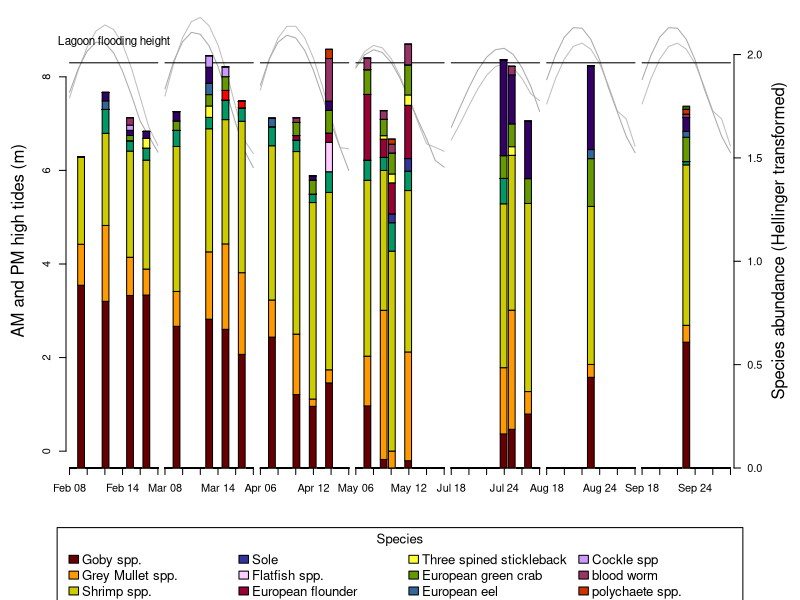

Reproduce this figure in R.
# SALINE LAGOONS PROJECT

# AIM: VISUALLY INSPECT THE TEMPORAL CHANGES IN COMMUNITY STRUCTURE

# FIGURE 1: TIME SERIES WITH HIGH TIDES AND SPECIES COMPOSITION AND ABUNDANCE

###

rm(list=ls())
graphics.off()
dir()

###

# LOAD PACKAGES

library(vegan)

###

# DATA IMPORT AND FORMATTING

SALINE <- read.csv("Saline_lagoon2.csv", header = TRUE, sep = ",", stringsAsFactors = TRUE)
SALINE <- na.omit(SALINE)
SALINE$Date <- as.Date(SALINE$Date, format = "%d/%m/%Y")

SPECAV <- aggregate(. ~ Date, data = SALINE, FUN = mean)

TIDES <- read.csv("Llanelli_tides.csv", header = TRUE, sep = ",", stringsAsFactors = TRUE)
TIDES <- na.omit(TIDES)
TIDES$Date <- as.Date(TIDES$Date, format = "%d/%m/%Y")

SIZELIST <- list(SPECAV, TIDES)
SAL.TID <- Reduce(function(x,y) merge(x,y, by = "Date", all = TRUE), SIZELIST)
SAL.TID[is.na(SAL.TID)] <- 0

T.ABUN <- decostand(SAL.TID[,11:26], method = "hellinger")
SAL.TID[, 11:26] <- T.ABUN


F1 <- as.Date("2024-02-08")
F2 <- as.Date("2024-02-18")
M1 <- as.Date("2024-03-08")
M2 <- as.Date("2024-03-18")
A1 <- as.Date("2024-04-06")
A2 <- as.Date("2024-04-16")
Ma1 <- as.Date("2024-05-06")
Ma2 <- as.Date("2024-05-16")
J1 <- as.Date("2024-07-18")
J2 <- as.Date("2024-07-28")
Au1 <- as.Date("2024-08-18")
Au2 <- as.Date("2024-08-28")
S1 <- as.Date("2024-09-18")
S2 <- as.Date("2024-09-28")

FEB <- subset(SAL.TID, Date >= F1 & Date <= F2)
MARCH <- subset(SAL.TID, Date >= M1 & Date <= M2)
APRIL <- subset(SAL.TID, Date >= A1 & Date <= A2)
MAY <- subset(SAL.TID, Date >= Ma1 & Date <= Ma2)
JULY <- subset(SAL.TID, Date >= J1 & Date <= J2)
AUG <- subset(SAL.TID, Date >= Au1 & Date <= Au2)
SEPT <- subset(SAL.TID, Date >= S1 & Date <= S2)


FEBMAT <- FEB[,11:26]
FEBMAT.T <-  t(FEBMAT)
MARCHMAT <- MARCH[,11:26]
MARCHMAT.T <-  t(MARCHMAT)
APRILMAT <- APRIL[,11:26]
APRILMAT.T <-  t(APRILMAT)
MAYMAT <- MAY[,11:26]
MAYMAT.T <-  t(MAYMAT)
JULYMAT <- JULY[,11:26]
JULYMAT.T <-  t(JULYMAT)
AUGMAT <- AUG[,11:26]
AUGMAT.T <-  t(AUGMAT)
SEPTMAT <- SEPT[,11:26]
SEPTMAT.T <-  t(SEPTMAT)


###

# LABLES AND COLOURS
spec.codes <- colnames(FEBMAT)

spec.names <- c("Goby spp.", "Grey Mullet spp.", "Shrimp spp.", "Amphipod spp.", 
                "Sole", "Flatfish spp.", "European flounder", "Cranefly larvae", 
                "Three spined stickleback", "European green crab", "European eel", "European mud scud", 
                "Cockle spp", "blood worm", "polychaete spp.", "Herring")

specco <- c("#660000","#FF9900","#CCCC00","#009966","#333399","#FFCCFF","#990033","#FF0000","#FFFF33",
            "#669900","#336699","#330066","#CC99FF","#993366","#CC3300","#336600")

###

# TWO SEPERATE GRAPHS CLOSE TOGETHER

par(mfrow = c(1,7), oma = c(8,5,0,5), mar = c(2,0,1,0))

plot(FEB$Date, FEB$AM_HighTide, type = "l", col = "grey", ylim = c(0, 9), ylab = " ",
    xlab = " ", xaxt = "s", bty = "n")
lines(FEB$Date, FEB$PM._HighTide, type = "l", col = "darkgrey")
lines(FEB$Date, FEB$Floodheight, type = "l", col = "black")
par(new = TRUE)
barplot(FEBMAT.T, beside = FALSE, col = specco, ylim = c(0,2.2), ylab = "", xlab = "", 
        axes = FALSE, xaxt = "n")

mtext("AM and PM high tides (m)", side = 2, line = 3, cex = 1)
mtext("Lagoon flooding height", side = 3, line = -2.6, cex = 0.7)

plot(MARCH$Date, MARCH$AM_HighTide, type = "l", col = "grey", ylim = c(0, 9), 
     ylab = "",  xlab = " ", xaxt = "s", yaxt = "n", bty = "n")
lines(MARCH$Date, MARCH$PM._HighTide, type = "l", col = "darkgrey")
lines(MARCH$Date, MARCH$Floodheight, type = "l", col = "black")
par(new = TRUE)
barplot(MARCHMAT.T, beside = FALSE, col = specco, ylim = c(0,2.2), ylab = "", xlab = "", 
        axes = FALSE, xaxt = "n")

plot(APRIL$Date, APRIL$AM_HighTide, type = "l", col = "grey", ylim = c(0, 9), 
     ylab = "",  xlab = " ", xaxt = "s", yaxt = "n", bty = "n")
lines(APRIL$Date, APRIL$PM._HighTide, type = "l", col = "darkgrey")
lines(APRIL$Date, APRIL$Floodheight, type = "l", col = "black")
par(new = TRUE)
barplot(APRILMAT.T, beside = FALSE, col = specco, ylim = c(0,2.2), ylab = "", xlab = "", 
        axes = FALSE, xaxt = "n")

plot(MAY$Date, MAY$AM_HighTide, type = "l", col = "grey", ylim = c(0, 9), 
     ylab = "",  xlab = "Time", xaxt = "s", yaxt = "n", bty = "n")
lines(MAY$Date, MAY$PM._HighTide, type = "l", col = "darkgrey")
lines(MAY$Date, MAY$Floodheight, type = "l", col = "black")
par(new = TRUE)
barplot(MAYMAT.T, beside = FALSE, col = specco, ylim = c(0,2.2), ylab = "", xlab = "", 
        axes = FALSE, xaxt = "n")

par(xpd = NA)
legend("bottom",inset = -0.34, legend = spec.names, fill = specco, title = "Species", cex = 1.2, ncol = 4,
       x.intersp = 0.3, y.intersp = 1)

plot(JULY$Date, JULY$AM_HighTide, type = "l", col = "grey", ylim = c(0, 9), 
     ylab = "",  xlab = " ", xaxt = "s", yaxt = "n", bty = "n")
lines(JULY$Date, JULY$PM._HighTide, type = "l", col = "darkgrey")
lines(JULY$Date, JULY$Floodheight, type = "l", col = "black")
par(new = TRUE)
barplot(JULYMAT.T, beside = FALSE, col = specco, ylim = c(0,2.2), ylab = "", xlab = "", 
        axes = FALSE, xaxt = "n")

plot(AUG$Date, AUG$AM_HighTide, type = "l", col = "grey", ylim = c(0, 9), 
     ylab = "",  xlab = " ", xaxt = "s", yaxt = "n", bty = "n")
lines(AUG$Date, AUG$PM._HighTide, type = "l", col = "darkgrey")
lines(AUG$Date, AUG$Floodheight, type = "l", col = "black")
par(new = TRUE)
barplot(AUGMAT.T, beside = FALSE, col = specco, ylim = c(0,2.2), ylab = "", xlab = "", 
        axes = FALSE, xaxt = "n")

plot(SEPT$Date, SEPT$AM_HighTide, type = "l", col = "grey", ylim = c(0, 9), 
     ylab = "",  xlab = " ", xaxt = "s", yaxt = "n", bty = "n")
lines(SEPT$Date, SEPT$PM._HighTide, type = "l", col = "darkgrey")
lines(SEPT$Date, SEPT$Floodheight, type = "l", col = "black")
par(new = TRUE)
barplot(SEPTMAT.T, beside = FALSE, col = specco, ylim = c(0,2.2), ylab = "", xlab = "", 
        axes = FALSE, xaxt = "n")

axis(side = 4, las = 1)
mtext("Species abundance (Hellinger transformed)", side = 4, line = 3, cex = 1)
